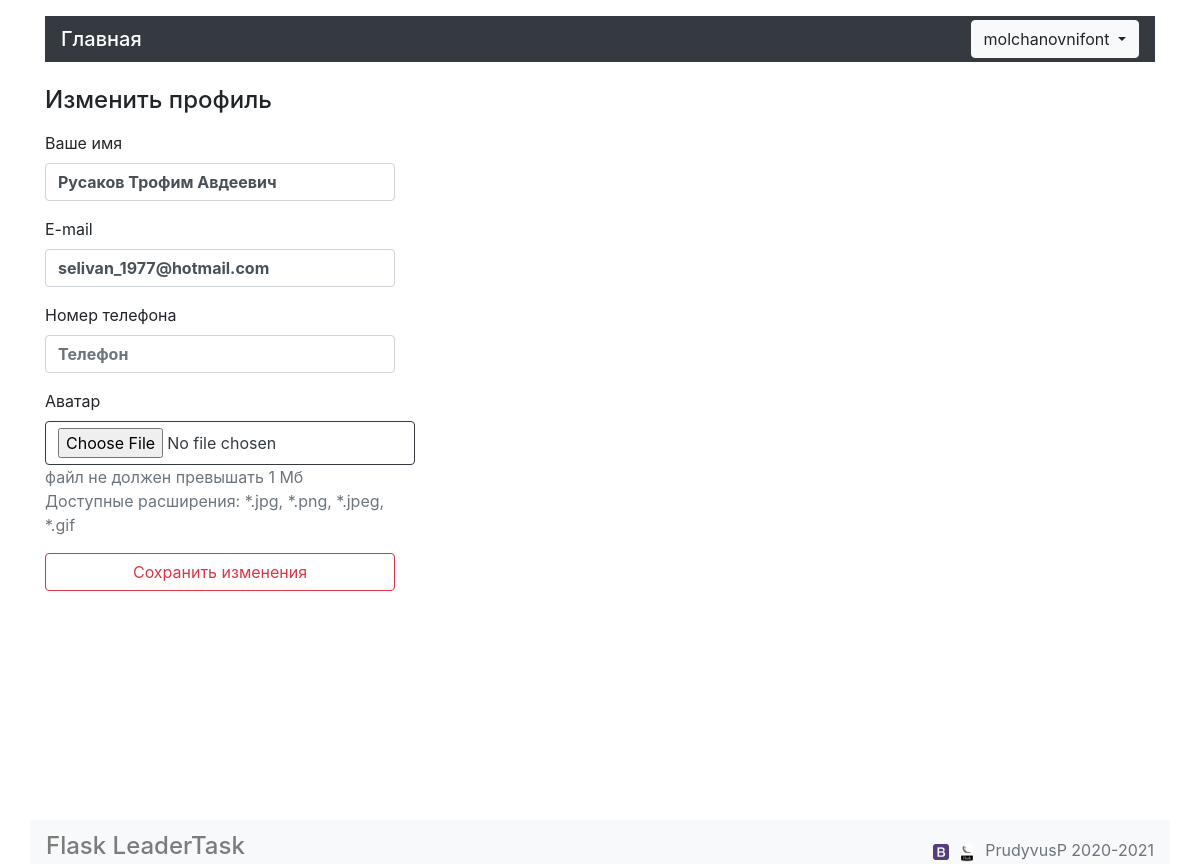
The page /user/2/edit (signed in) on the database its author committed.
### app/models.py (models this page shows, shortened)
class User(UserMixin, db.Model):
    __tablename__ = 'users'
    id = db.Column(db.Integer, primary_key=True)
    name = db.Column(db.String(60))
    username = db.Column(db.String(60), nullable=False, unique=True)
    email = db.Column(db.String(50), nullable=False, unique=True)
    password_hash = db.Column(db.String(130), nullable=False)
    created_on = db.Column(db.DateTime(50), default=datetime.utcnow())
    is_boss = db.Column(db.Boolean(), default=False)
    phone = db.Column(db.String(12))
    avatar = db.Column(db.String(50), nullable=True, default='5.jpg')
    last_seen = db.Column(db.DateTime(50), default=datetime.utcnow())
    tasks = db.relationship('Task', secondary=user_task_association, back_populates='users', cascade="all, delete")
    requests = db.relationship('Request', back_populates='user')
    non_executed_tasks = db.relationship('Task', secondary="user_task",
                                         primaryjoin="User.id==user_task.c.user_id",
                                         secondaryjoin="and_(Task.id==user_task.c.task_id, "
                                                       "Task.status=='в работе')",
                                         order_by="Task.deadline")
    def get_tasks_on_consider(self):
        return db.session.query(Task).filter(Task.status == 'на рассмотрении').order_by(
            Task.deadline).all() if self.is_boss else None
    def ping(self):
        self.last_seen = datetime.utcnow()
        db.session.add(self)

### app/main/routes.py (the view, shortened to what this page needs)
@bp.route('/user/<int:user_id>/edit', methods=['GET', 'POST'])
@login_required
def render_edit_profile(user_id):
    if current_user.id != user_id:
        return abort(403)
    user = db.session.query(User).get_or_404(user_id)
    form = EditProfileForm(current_user.email)
    form.name.data = user.name
    form.email.data = user.email
    form.phone.data = user.phone
    return render_template('edit_user.html', form=form, title='Изменить данные')

### app/main/forms.py (shortened to what this page needs)
class EditProfileForm(FlaskForm):
    file = FileField('Аватар')
    name = StringField('Ваше имя')
    email = StringField('E-mail', validators=[InputRequired(), Regexp('^[-\w.]+@([A-z0-9][-A-z0-9]+\.)+[A-z]{2,5}$',
                                                                      message="Введите корректный e-mail")])
    phone = StringField('Номер телефона')
    submit = SubmitField('Сохранить изменения')
    def __init__(self, original_email, *args, **kwargs):
        super(EditProfileForm, self).__init__(*args, **kwargs)
        self.original_email = original_email

### app/main/routes.py (called while the page is built)
@bp.before_request
def before_request():
    if current_user.is_authenticated:
        current_user.ping()
        db.session.commit()

### app/models.py (called while the page is built)
@login.user_loader
def load_user(user_id):
    return db.session.query(User).get(user_id)

### app/templates/edit_user.html (shortened to what this page needs)
{% extends "base.html" %}
{% block content %}
<div class="row mt-4">
    <div class="col-4">
        <form action="" method="post" enctype="multipart/form-data">
            <p class="h4"> Изменить профиль </p>
            <div class="md-4 order-md-1">
                <div class="mt-3 mb-3">
                    {{ form.name.label }}
                    {{ form.name(class="font-weight-bold form-control", placeholder="Имя") }}
                </div>
            </div>
            <div class="md-4 order-md-1">
                <div class="mt-3 mb-3">
                    {{ form.email.label }}
                    {{ form.email(class="font-weight-bold form-control", placeholder="E-mail") }}
                </div>
            </div>
            <div class="md-4 order-md-1">
                <div class="mt-3 mb-3">
                    {{ form.phone.label }}
                    {{ form.phone(class="font-weight-bold form-control", placeholder="Телефон") }}
                </div>
            </div>
            <div class="md-4 order-md-1">
                <div class="mt-3 mb-3">
                    {{ form.file.label }}
                    {{ form.file(class="btn btn-outline-dark") }}
                    <p class="text-muted"> файл не должен превышать 1 Мб <br> Доступные расширения:
                        *.jpg, *.png, *.jpeg, *.gif</p>
                </div>
            </div>
            {{ form.submit(class="mt-2 mb-5 btn btn-outline-danger btn-block") }}
        </form>
    </div>
</div>
{% endblock %}

### app/templates/base.html (shortened to what this page needs)
<!DOCTYPE html>
<html lang="ru">
<head>
  <link rel="stylesheet" href="https://cdn.jsdelivr.net/npm/bootstrap@4.6.0/dist/css/bootstrap.min.css">
</head>
<body>
  <header class="container-xl mt-3">
    <nav class="py-1 navbar navbar-dark bg-dark">
      <ul class="navbar-nav mr-auto mt-2 mt-lg-0">
        <li> <a href="{{ url_for('main.render_index') }}" class="h5 my-2 text-white bg-dark"> Главная </a> </li>
      </ul>
      {% if current_user.id %}
      <div class="dropdown">
        <button class="btn btn-light dropdown-toggle" type="button" data-toggle="dropdown"> {{ current_user.username }} </button>
      </div>
      {% endif %}
    </nav>
  </header>
  <main class="container-xl mt-3">
    {% block content %}
    {% endblock %}
  </main>
  <footer class="footer">
    <nav class="container-xl navbar navbar-light bg-light mt-3">
      <ul class="navbar-nav mr-auto">
        <li class="h4 nav-link">Flask LeaderTask</li>
      </ul>
        <a class="mr-2" href="https://getbootstrap.com"> <img src="{{ url_for('static', filename='bootstrape.png') }}"
                                                              width="16" height="16" title="Powered by Bootstrap"> </a>
        <a class="mr-2"
           href="https://github.com/pallets/flask"> <img src="{{ url_for('static', filename='logo-flask.png') }}"
                                                         width="20" height="20" title="Powered by Flask"> </a>
        <a class="text-muted" href="https://github.com/PrudyvusP">PrudyvusP 2020-2021</a>
    </nav>
  </footer>
</body>
</html>

### app/templates/base.html (style rules this page uses)
html { position: relative; min-height: 100%; }
body { margin-bottom: 60px; }
.footer { position: absolute; bottom: 0; width: 100%; height: 60px; line-height: 60px; }
.navbar { padding-top: 0; padding-bottom: 0; }

### rows shown on the page
User: username "molchanovnifont", name "Русаков Трофим Авдеевич", email "selivan_1977@hotmail.com"
